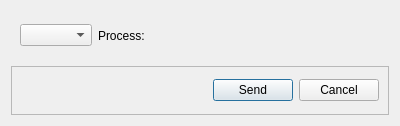
<?xml version="1.0" encoding="UTF-8"?>
<ui version="4.0">
 <class>SendSignalDialog</class>
 <widget class="QDialog" name="SendSignalDialog">
  <property name="geometry">
   <rect>
    <x>0</x>
    <y>0</y>
    <width>400</width>
    <height>126</height>
   </rect>
  </property>
  <property name="windowTitle">
   <string>Dialog</string>
  </property>
  <layout class="QVBoxLayout" name="verticalLayout">
   <item>
    <widget class="QWidget" name="widget" native="true">
     <layout class="QHBoxLayout" name="horizontalLayout">
      <item>
       <widget class="QComboBox" name="signalCombo"/>
      </item>
      <item>
       <widget class="QLabel" name="label">
        <property name="text">
         <string>Process:</string>
        </property>
       </widget>
      </item>
      <item>
       <widget class="QLabel" name="processLabel">
        <property name="sizePolicy">
         <sizepolicy hsizetype="MinimumExpanding" vsizetype="Preferred">
          <horstretch>0</horstretch>
          <verstretch>0</verstretch>
         </sizepolicy>
        </property>
        <property name="text">
         <string/>
        </property>
       </widget>
      </item>
     </layout>
    </widget>
   </item>
   <item>
    <widget class="QFrame" name="frame">
     <property name="frameShape">
      <enum>QFrame::Shape::StyledPanel</enum>
     </property>
     <property name="frameShadow">
      <enum>QFrame::Shadow::Raised</enum>
     </property>
     <layout class="QHBoxLayout" name="horizontalLayout_2">
      <item>
       <spacer name="horizontalSpacer">
        <property name="orientation">
         <enum>Qt::Orientation::Horizontal</enum>
        </property>
        <property name="sizeHint" stdset="0">
         <size>
          <width>40</width>
          <height>20</height>
         </size>
        </property>
       </spacer>
      </item>
      <item>
       <widget class="QPushButton" name="sendButton">
        <property name="text">
         <string>Send</string>
        </property>
       </widget>
      </item>
      <item>
       <widget class="QPushButton" name="cancelButton">
        <property name="text">
         <string>Cancel</string>
        </property>
       </widget>
      </item>
     </layout>
    </widget>
   </item>
  </layout>
 </widget>
 <resources/>
 <connections/>
</ui>
